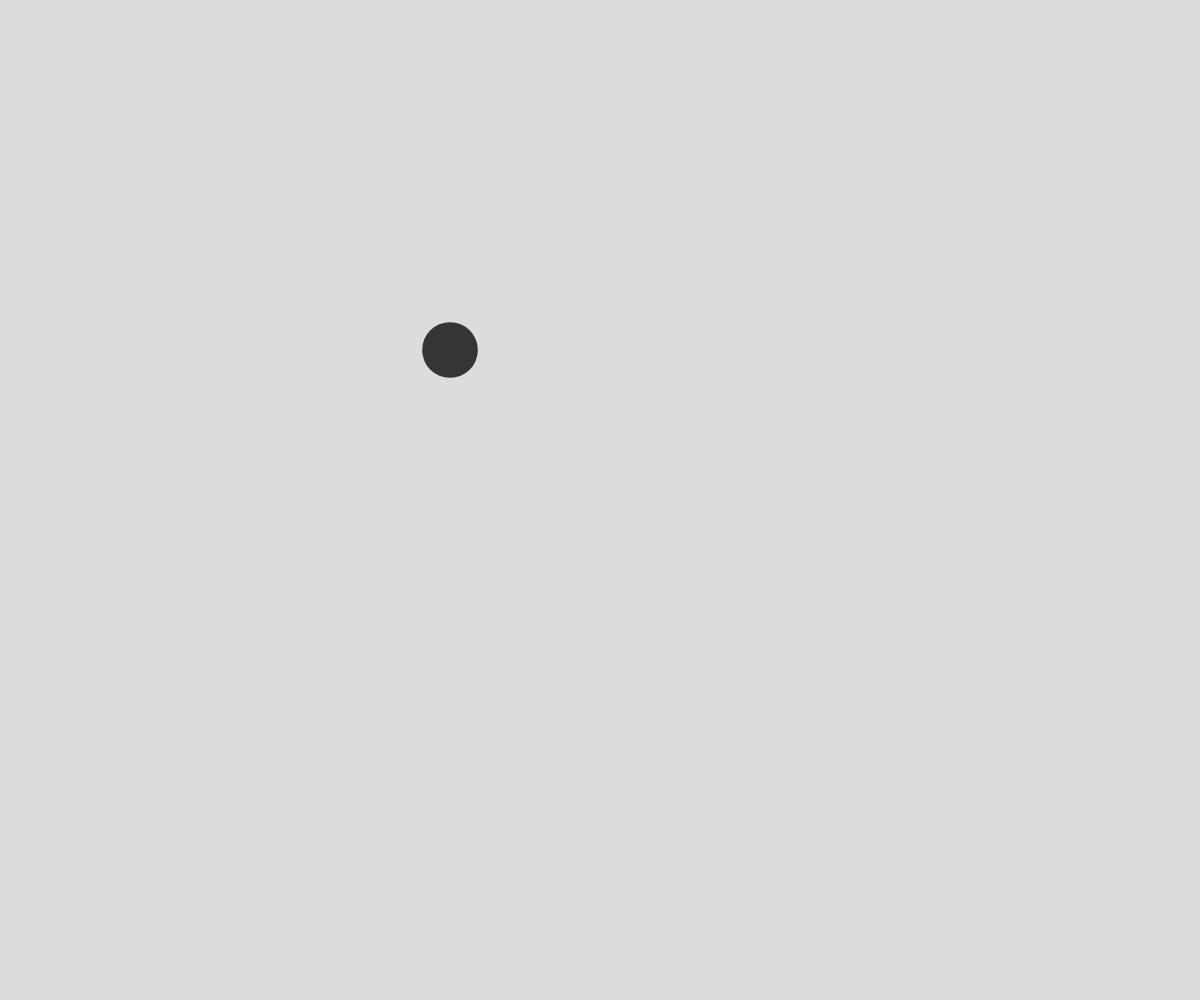
Frame 1 (no input)
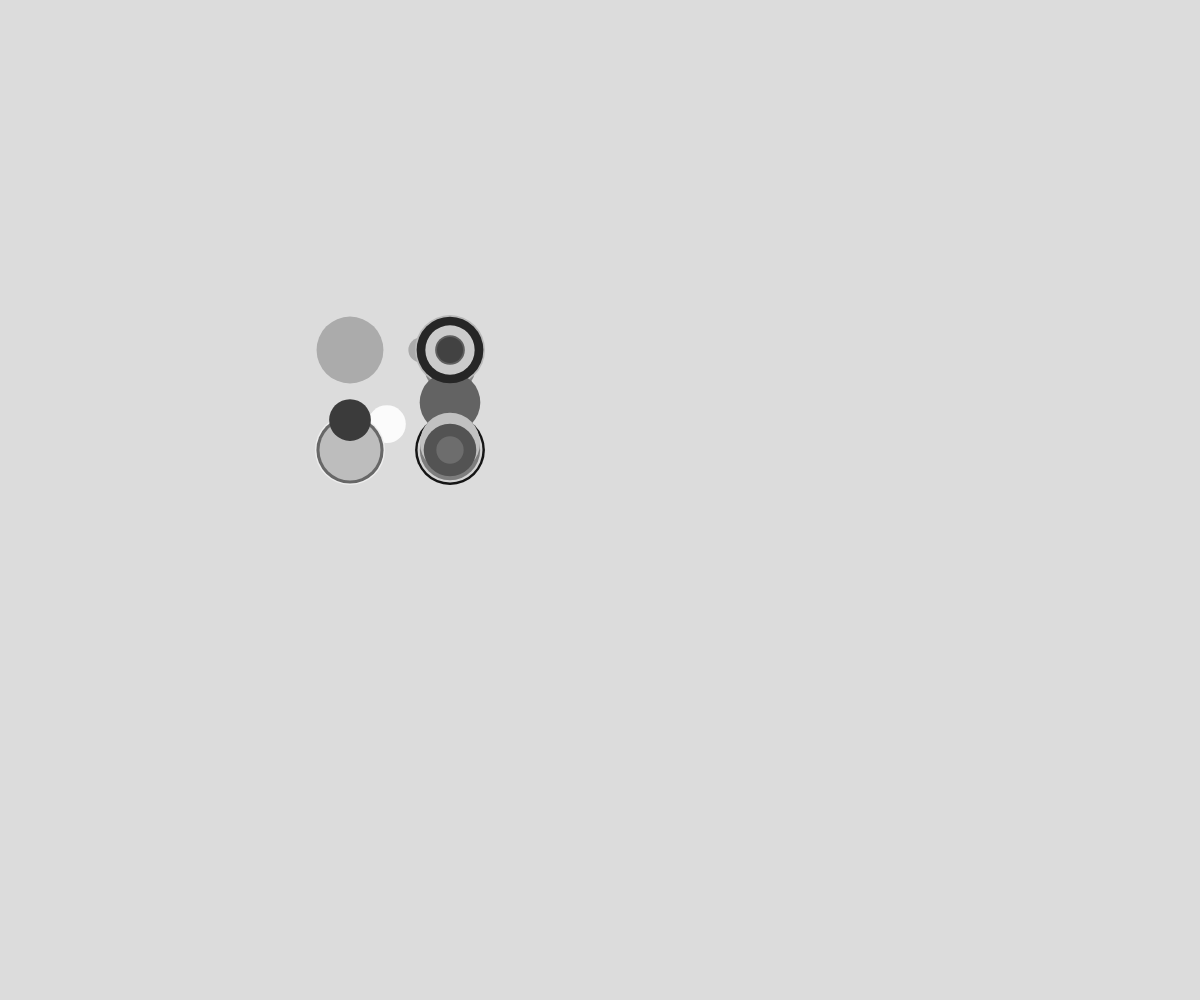
Frame 60 (no input)
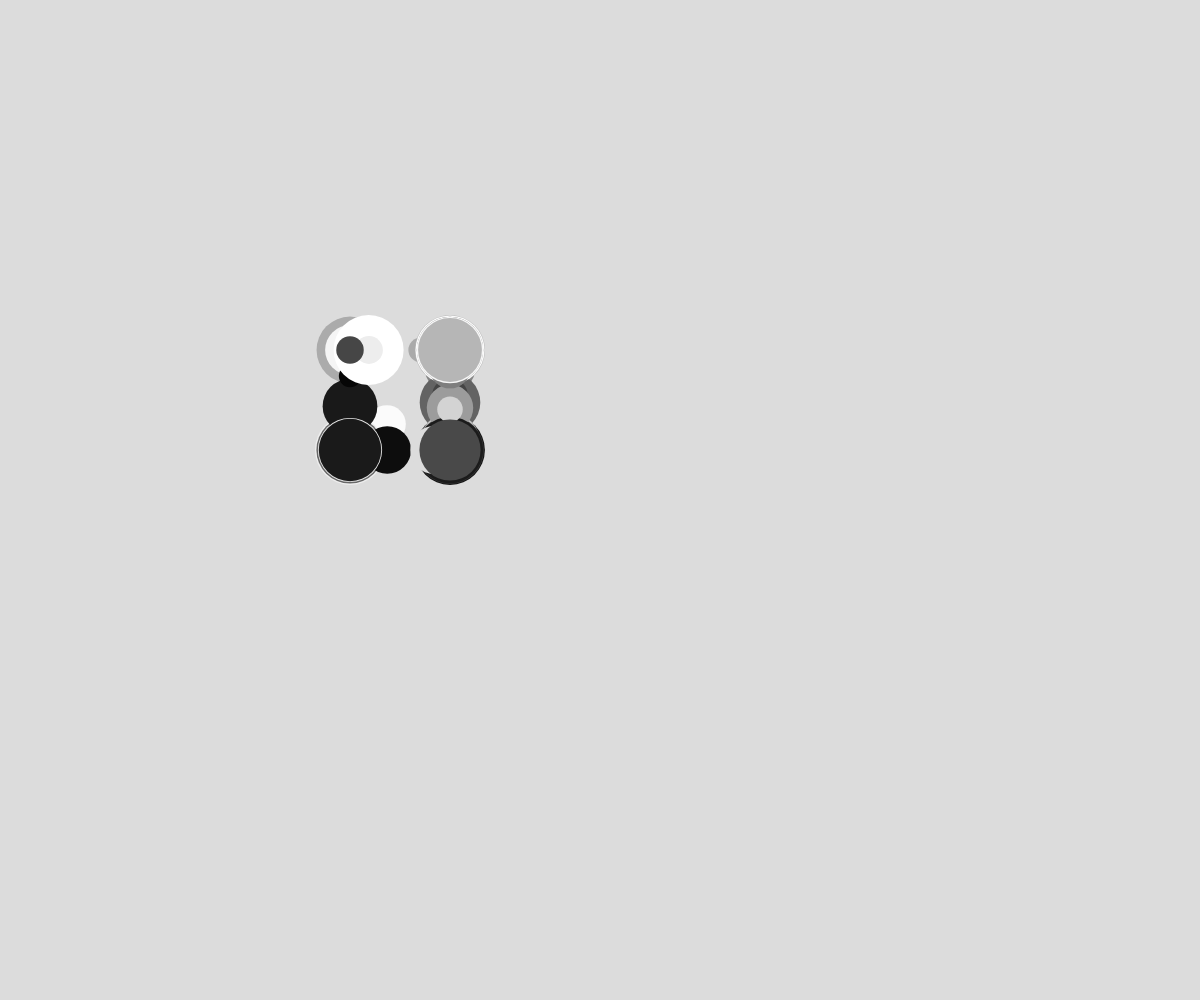
Frame 120 (the mouse pressed at the canvas centre since frame 60)

The p5.js sketch that drew these frames (run headless with seeded random() and noise() and a simulated clock; from frame 60 on, the mouse is pressed at the canvas centre):

// p5.js sketch
// ── sketch.js
// Project Title
// Your Name
// Date
//
// Extra for Experts:
// - describe what you did to take this project "above and beyond"

function setup() {
  createCanvas(windowWidth, windowHeight);
  noStroke();
  background(220);
}

function draw() {

  let circleSize = random(20, 70);
  let color = random(255);
  let x = random(width);
  let y = random(height);

  x = constrain(x, 350, 450);
  y = constrain(y, 350, 450);

  fill(color, color, color);
  ellipse(x, y, circleSize, circleSize);

}
